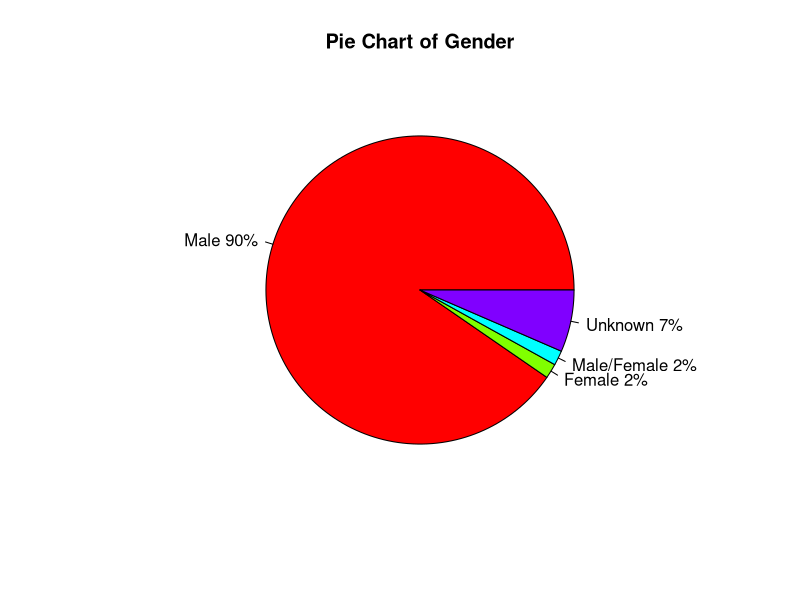
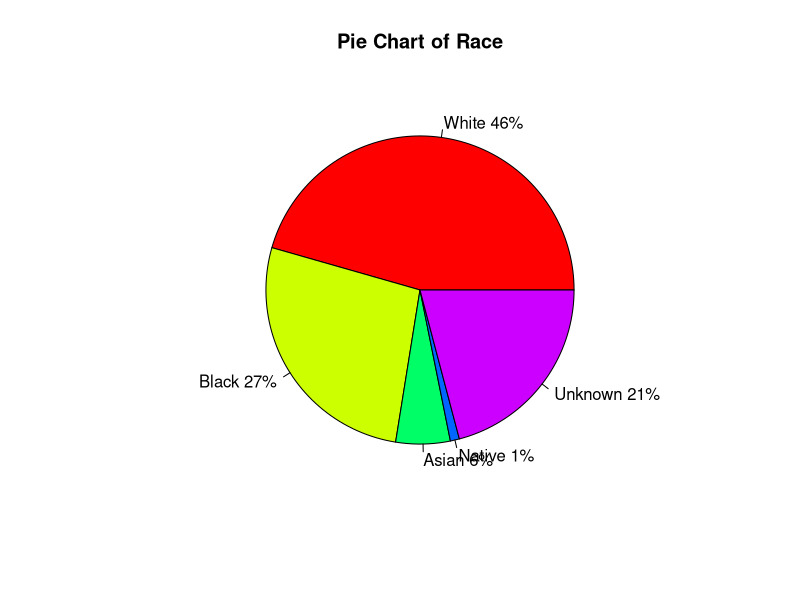

Recreate these plots in R, in order.
# Pie Chart of Gender
pie_plot_gender <- function() {
  slices <- c(292, 5, 5, 21)
  lbls <- c("Male", "Female", "Male/Female", "Unknown")
  pct <- round(slices/sum(slices)*100)
  lbls <- paste(lbls, pct)
  lbls <- paste(lbls,"%",sep="")
  pie(slices,labels = lbls, col=rainbow(length(lbls)),
      main="Pie Chart of Gender")}
pie_plot_gender()

pie_plot_race <- function() {
  slices <- c(144, 85, 18, 3, 66)
  lbls <- c("White", "Black", "Asian", "Native", "Unknown")
  pct <- round(slices/sum(slices)*100)
  lbls <- paste(lbls, pct)
  lbls <- paste(lbls,"%",sep="")
  pie(slices,labels = lbls, col=rainbow(length(lbls)),
      main="Pie Chart of Race")}
pie_plot_race()
